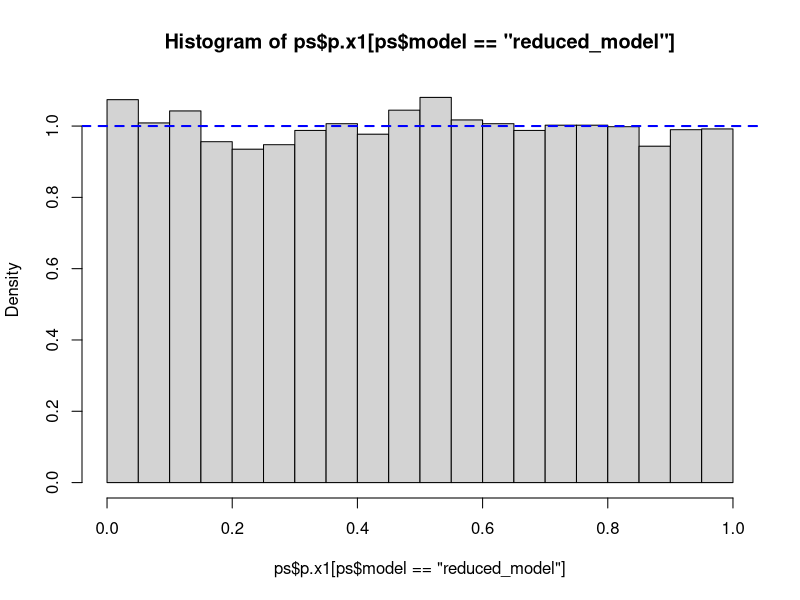
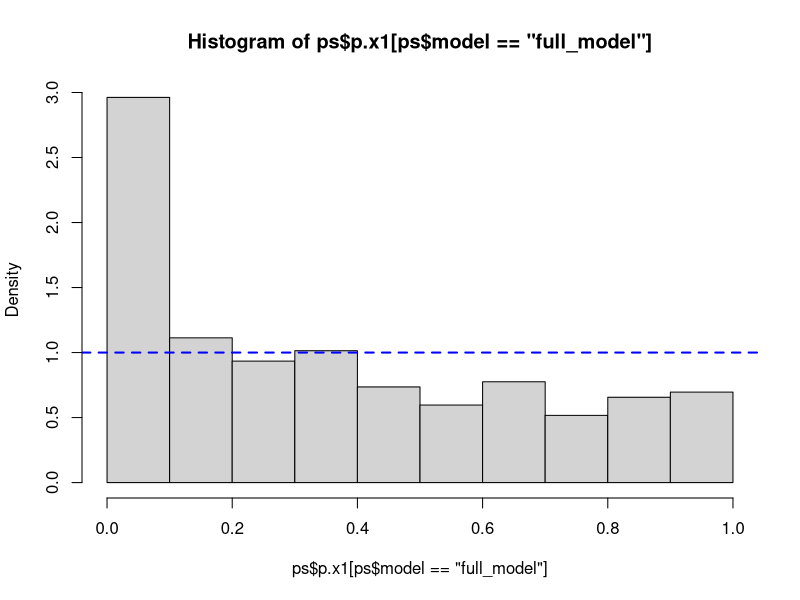
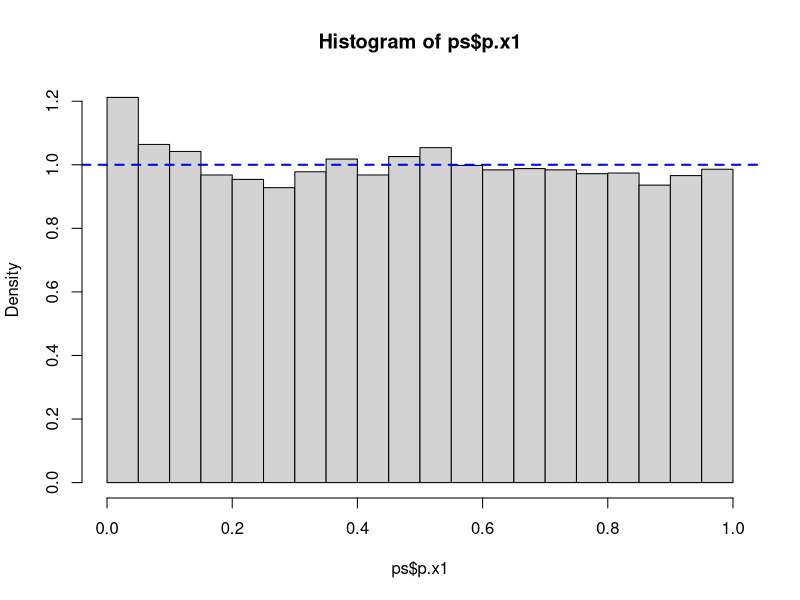

Write R code to recreate these figures, in order.
## ---- chunk 1
knitr::opts_chunk$set(echo = TRUE)
## ---- chunk 2
set.seed(0)
x1 <- rnorm(10) 
x2 <- rnorm(10)

y <- rnorm(10)
lm1 <- lm(y ~ x1 + x2)
tmp1 <- summary(lm1)
tmp1

pvals <- tmp1$coefficients[,4]
pvals
## ---- chunk 3
ps <- replicate(10000, {
    y <- rnorm(10)
    lm1 <- lm(y ~ x1 + x2)
    tmp1 <- summary(lm1)
    
    pvals <- tmp1$coefficients[,4]
    
    if(pvals["x2"] < 0.05){
        ### Wenn x2 signifikant --> ganzes Modell
        c(pvals["x1"], 1)
    } else {
        ### Wenn x2 nicht signifikant --> reduziertes Modell
        lm2 <- lm(y~x1)
        pvals2 <- summary(lm2)$coefficients["x1",4]
        c(pvals2, 0)
    }
})
ps <- as.data.frame(t(ps))
ps[,2] <- ifelse(ps[,2], "full_model", "reduced_model")
colnames(ps) <- c("p.x1", "model")
head(ps)


table(ps$model)
## ---- chunk 4
hist(ps$p.x1[ps$model == "reduced_model"], probability = TRUE)
abline(h = 1, col = "blue", lty = 2, lwd = 2)
hist(ps$p.x1[ps$model == "full_model"], probability = TRUE)
abline(h = 1, col = "blue", lty = 2, lwd = 2)
## ---- chunk 5
hist(ps$p.x1, probability = TRUE)
abline(h = 1, col = "blue", lty = 2, lwd = 2)
